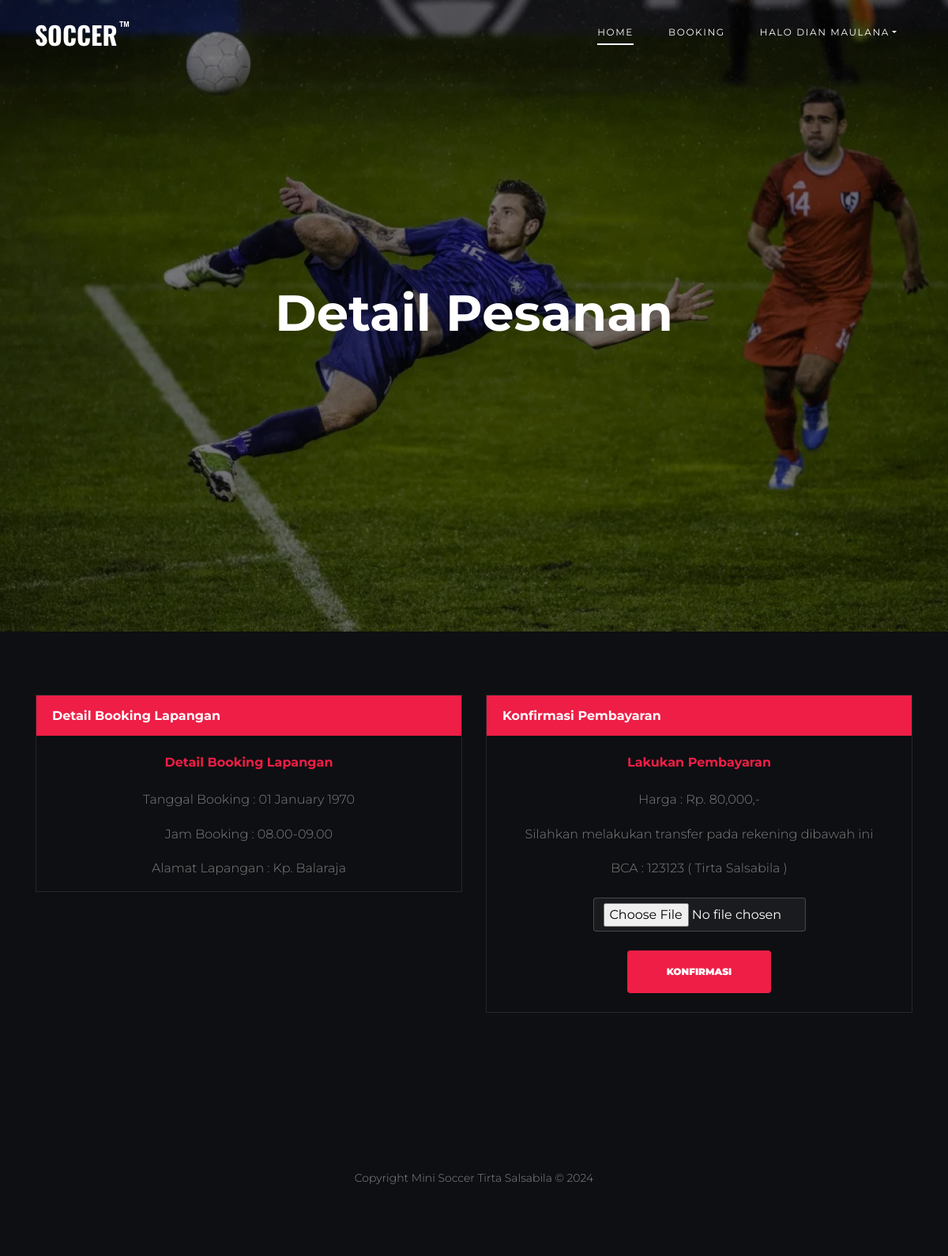
The app's page /cart.php?id_jadwal=1 (signed in) with its own data.
### tables this page shows
CREATE TABLE `user` (
  `id_user` int NOT NULL,
  `nama_user` varchar(100) NOT NULL,
  `nomor_hp` int NOT NULL,
  `email` varchar(100) NOT NULL,
  `password` varchar(50) NOT NULL,
  `level` int NOT NULL DEFAULT '1'
);

CREATE TABLE `jadwal` (
  `id_jadwal` int NOT NULL,
  `jam` time NOT NULL,
  `id_harga` int NOT NULL,
  `jams` varchar(50) NOT NULL
);

CREATE TABLE `harga` (
  `id_harga` int NOT NULL,
  `harga` int NOT NULL
);

### config.php (called while the page is built, shortened)
<?php
function koneksi()
{
  $conn = new mysqli('localhost', 'root', '', 'minisoccer') or die('Koneksi Gagal');
  return $conn;
}
function sql($sql)
{
  $conn = koneksi();
  $query = $conn->query($sql) or die(mysqli_error($conn));
  return $query;
}

### cart.php (the view, shortened to what this page needs)
<?php
require "config.php";
include "header.php";
$id_jadwal = $_GET["id_jadwal"];
$tanggal = $_GET["tanggal"];
$sql_jadwal = sql("SELECT * FROM jadwal INNER JOIN harga ON jadwal.id_harga=harga.id_harga WHERE id_jadwal='$id_jadwal'");
$jadwal = $sql_jadwal->fetch_assoc();
$tanggal_baru = date("d F Y", strtotime($tanggal));
?>
<div class="hero overlay" style="background-image: url('images/bg_2.jpg');">
  <div class="container">
    <div class="row align-items-center">
      <div class="col-lg-9 mx-auto text-center">
        <h1 class="text-white">Detail Pesanan</h1>
      </div>
    </div>
  </div>
</div>
<div class="site-section bg-dark" id="booking">
  <div class="container">
    <div class="row">
      <div class="col-lg-6">
        <div class="widget-next-match">
          <div class="widget-title">
            <h3>Detail Booking Lapangan</h3>
          </div>
          <div class="text-center widget-vs-contents">
            <h4 class="my-4 ">Detail Booking Lapangan</h4>
            <p>Tanggal Booking : <?= $tanggal_baru; ?></p>
            <p>Jam Booking : <?= $jadwal['jams']; ?></p>
            <p>Alamat Lapangan : Kp. Balaraja</p>
          </div>
        </div>
      </div>
      <div class="col-lg-6">
        <div class="widget-next-match">
          <div class="widget-title">
            <h3>Konfirmasi Pembayaran</h3>
          </div>
          <div class="text-center widget-vs-contents mt-4 mb-4">
            <h4 class="mb-4">Lakukan Pembayaran</h4>
            <p>Harga : Rp. <?= number_format($jadwal['harga']); ?>,-</p>
            <p>Silahkan melakukan transfer pada rekening dibawah ini</p>
            <p>BCA : 123123 ( Tirta Salsabila )</p>
            <form action="" method="post" enctype="multipart/form-data">
              <div class="my-4 d-flex justify-content-center">
                <input type="file" class="form-control bg-light text-center" style="width: 50%;" name="bukti_bayar" required>
              </div>
              <div class="mb-4">
                <button type="submit" name="submit" class="btn btn-primary py-3 px-5">Konfirmasi</button>
              </div>
            </form>
          </div>
        </div>
      </div>
    </div>
  </div>
</div>
<?php include "footer.php"; ?>

### header.php (shortened to what this page needs)
<!DOCTYPE html>
<html lang="en">
<head>
  <link rel="stylesheet" href="fonts/icomoon/style.css">
  <link rel="stylesheet" href="css/bootstrap/bootstrap.css">
  <link rel="stylesheet" href="css/jquery-ui.css">
  <link rel="stylesheet" href="css/owl.carousel.min.css">
  <link rel="stylesheet" href="css/owl.theme.default.min.css">
  <link rel="stylesheet" href="css/owl.theme.default.min.css">
  <link rel="stylesheet" href="css/jquery.fancybox.min.css">
  <link rel="stylesheet" href="css/bootstrap-datepicker.css">
  <link rel="stylesheet" href="fonts/flaticon/font/flaticon.css">
  <link rel="stylesheet" href="css/aos.css">
  <link rel="stylesheet" href="css/style.css">
</head>
<body>
  <div class="site-wrap">
    <header class="site-navbar py-4" role="banner">
      <div class="container">
        <div class="d-flex align-items-center">
          <div class="site-logo">
            <a href="index.php">
              <img src="images/logo.png" alt="Logo">
            </a>
          </div>
          <div class="ml-auto">
            <nav class="site-navigation position-relative text-right" role="navigation">
              <ul class="site-menu main-menu js-clone-nav mr-auto d-none d-lg-block">
                <li class="active"><a href="index.php" class="nav-link">Home</a></li>
                <li><a href="index.php#booking" class="nav-link">Booking</a></li>
                <?php if (!isset($_SESSION['login_pelanggan'])) { ?>
                  <li><a href="login.php" class="nav-link">Login</a></li>
                <?php } else {
                  $sql_user = sql("SELECT * FROM user WHERE id_user='$_SESSION[id_pelanggan]'");
                  $user = $sql_user->fetch_assoc();
                ?>
                  <li class="nav-item dropdown">
                    <a class="nav-link dropdown-toggle" href="#" data-toggle="dropdown" role="button" aria-haspopup="true" aria-expanded="true"> <span class="nav-label">Halo <?= $user['nama_user']; ?></span></a>
                  </li>
                <?php } ?>
              </ul>
            </nav>
          </div>
        </div>
      </div>
    </header>

### css/style.css (style rules this page uses)
body { line-height: 1.7; color: gray; font-weight: 300; background-color: #222831; font-size: 16px; }
a { -webkit-transition: .3s all ease; -o-transition: .3s all ease; transition: .3s all ease; }
h1, h2, h3, h4, h5, .h1, .h2, .h3, .h4, .h5 { font-family: "Montserrat", -apple-system, BlinkMacSystemFont, "Segoe UI", Roboto, "Helvetica Neue", Arial, sans-serif, "Apple Color Emoji", "Segoe UI Emoji", "Segoe UI Symbol", "Noto Color Emoji"; color: #fff; }
.site-wrap:before { display: none; -webkit-transition: .3s all ease-in-out; -o-transition: .3s all ease-in-out; transition: .3s all ease-in-out; background: rgba(0, 0, 0, 0.6); content: ""; position: absolute; z-index: 2000; top: 0; left: 0; right: 0; bottom: 0; opacity: 0; visibility: hidden; }
.btn { text-transform: uppercase; font-size: 12px; font-weight: 900; border-width: 2px; }
.form-control { height: 43px; border-radius: 4px; background: none; border-width: 1px; color: #fff !important; border-color: rgba(255, 255, 255, 0.2); font-family: "Montserrat", -apple-system, BlinkMacSystemFont, "Segoe UI", Roboto, "Helvetica Neue", Arial, sans-serif, "Apple Color Emoji", "Segoe UI Emoji", "Segoe UI Symbol", "Noto Color Emoji"; }
.site-section { padding: 2.5em 0; }
@media (min-width: 768px) { .site-section { padding: 5em 0; } }
.site-logo { position: relative; font-weight: 900; font-size: 1.3rem; }
.site-logo a { color: #fff; }
.site-navbar { margin-bottom: 0px; z-index: 1999; position: absolute; width: 100%; }
.site-navbar .site-navigation .site-menu { margin-bottom: 0; }
.site-navbar .site-navigation .site-menu .active > a { display: inline-block; position: relative; }
.site-navbar .site-navigation .site-menu .active > a:before { content: ""; position: absolute; bottom: 0; left: 20px; right: 20px; height: 2px; background: #fff; }
.site-navbar .site-navigation .site-menu a { text-decoration: none !important; display: inline-block; }
.site-navbar .site-navigation .site-menu > li { display: inline-block; }
.site-navbar .site-navigation .site-menu > li > a { padding: 5px 20px; color: #fff; font-size: 12px; letter-spacing: .1rem; text-transform: uppercase; font-weight: 400; display: inline-block; text-decoration: none !important; }
.site-mobile-menu .site-nav-wrap { padding: 0; margin: 0; list-style: none; position: relative; }
.site-mobile-menu .site-nav-wrap a { padding: 10px 20px; display: block; position: relative; color: #212529; }
.site-mobile-menu .site-nav-wrap li { position: relative; display: block; }
.site-mobile-menu .site-nav-wrap li.active > a { color: #ee1e46; }
.site-mobile-menu .site-nav-wrap > li { display: block; position: relative; float: left; width: 100%; }
.site-mobile-menu .site-nav-wrap > li > a { padding-left: 20px; font-size: 20px; }
.hero { background-size: cover; background-position: center center; }
.hero, .hero > .container > .row { height: 100vh; min-height: 500px; }
.hero.overlay:before { content: ""; position: absolute; background: rgba(0, 0, 0, 0.5); top: 0; left: 0; right: 0; bottom: 0; }
.hero h1 { font-weight: 700; font-size: 4rem; }
.widget-next-match { border: 1px solid rgba(255, 255, 255, 0.1); }
.widget-vs-contents { padding-bottom: 0px; }
.widget-vs-contents h4 { color: #ee1e46; font-size: 16px; font-weight: 700; }
.widget-title { padding: 16px 20px; color: #fff; background-color: #ee1e46; }
.widget-title h3 { margin: 0; padding: 0; font-size: 16px; color: #fff; font-weight: 700; }
.bg-light { background: rgba(255, 255, 255, 0.05) !important; }
.bg-dark { background: #1a1e25 !important; }

### records on screen
user: nama_user "DIAN MAULANA"
jadwal: jams "08.00-09.00", id_harga.harga "80,000"

### other values on screen
$tanggal_baru "01 January 1970"
